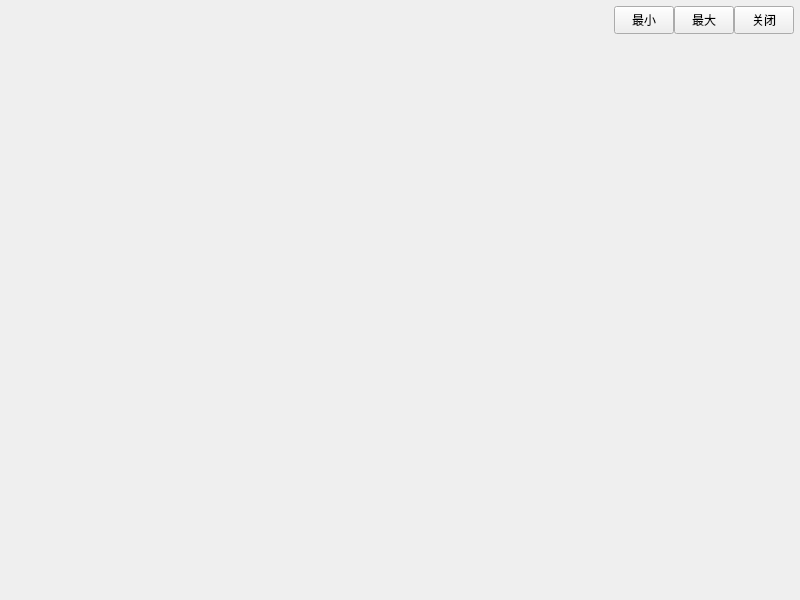
<?xml version="1.0" encoding="UTF-8"?>
<ui version="4.0">
 <class>Widget</class>
 <widget class="FramelessWidget" name="Widget">
  <property name="geometry">
   <rect>
    <x>0</x>
    <y>0</y>
    <width>800</width>
    <height>600</height>
   </rect>
  </property>
  <property name="windowTitle">
   <string>Form</string>
  </property>
  <layout class="QVBoxLayout" name="verticalLayout">
   <property name="spacing">
    <number>0</number>
   </property>
   <property name="leftMargin">
    <number>0</number>
   </property>
   <property name="topMargin">
    <number>0</number>
   </property>
   <property name="rightMargin">
    <number>0</number>
   </property>
   <property name="bottomMargin">
    <number>0</number>
   </property>
   <item>
    <widget class="QWidget" name="titleBar" native="true">
     <property name="sizePolicy">
      <sizepolicy hsizetype="Preferred" vsizetype="Fixed">
       <horstretch>0</horstretch>
       <verstretch>0</verstretch>
      </sizepolicy>
     </property>
     <property name="minimumSize">
      <size>
       <width>0</width>
       <height>40</height>
      </size>
     </property>
     <layout class="QHBoxLayout" name="horizontalLayout_2">
      <property name="spacing">
       <number>0</number>
      </property>
      <property name="topMargin">
       <number>0</number>
      </property>
      <property name="rightMargin">
       <number>6</number>
      </property>
      <property name="bottomMargin">
       <number>0</number>
      </property>
      <item>
       <widget class="QLabel" name="labTitle">
        <property name="sizePolicy">
         <sizepolicy hsizetype="Expanding" vsizetype="Expanding">
          <horstretch>0</horstretch>
          <verstretch>0</verstretch>
         </sizepolicy>
        </property>
       </widget>
      </item>
      <item>
       <widget class="QWidget" name="widgetMenu" native="true">
        <property name="sizePolicy">
         <sizepolicy hsizetype="Preferred" vsizetype="Fixed">
          <horstretch>0</horstretch>
          <verstretch>0</verstretch>
         </sizepolicy>
        </property>
        <property name="maximumSize">
         <size>
          <width>16777215</width>
          <height>28</height>
         </size>
        </property>
        <layout class="QHBoxLayout" name="horizontalLayout">
         <property name="spacing">
          <number>0</number>
         </property>
         <property name="leftMargin">
          <number>0</number>
         </property>
         <property name="topMargin">
          <number>0</number>
         </property>
         <property name="rightMargin">
          <number>0</number>
         </property>
         <property name="bottomMargin">
          <number>0</number>
         </property>
         <item>
          <widget class="QPushButton" name="btnMenu_Min">
           <property name="sizePolicy">
            <sizepolicy hsizetype="Minimum" vsizetype="Expanding">
             <horstretch>0</horstretch>
             <verstretch>0</verstretch>
            </sizepolicy>
           </property>
           <property name="minimumSize">
            <size>
             <width>60</width>
             <height>0</height>
            </size>
           </property>
           <property name="maximumSize">
            <size>
             <width>60</width>
             <height>16777215</height>
            </size>
           </property>
           <property name="cursor">
            <cursorShape>ArrowCursor</cursorShape>
           </property>
           <property name="focusPolicy">
            <enum>Qt::NoFocus</enum>
           </property>
           <property name="toolTip">
            <string>最小化</string>
           </property>
           <property name="text">
            <string>最小</string>
           </property>
          </widget>
         </item>
         <item>
          <widget class="QPushButton" name="btnMenu_Max">
           <property name="sizePolicy">
            <sizepolicy hsizetype="Minimum" vsizetype="Expanding">
             <horstretch>0</horstretch>
             <verstretch>0</verstretch>
            </sizepolicy>
           </property>
           <property name="minimumSize">
            <size>
             <width>60</width>
             <height>0</height>
            </size>
           </property>
           <property name="maximumSize">
            <size>
             <width>60</width>
             <height>16777215</height>
            </size>
           </property>
           <property name="focusPolicy">
            <enum>Qt::NoFocus</enum>
           </property>
           <property name="text">
            <string>最大</string>
           </property>
          </widget>
         </item>
         <item>
          <widget class="QPushButton" name="btnMenu_Close">
           <property name="sizePolicy">
            <sizepolicy hsizetype="Minimum" vsizetype="Expanding">
             <horstretch>0</horstretch>
             <verstretch>0</verstretch>
            </sizepolicy>
           </property>
           <property name="minimumSize">
            <size>
             <width>60</width>
             <height>0</height>
            </size>
           </property>
           <property name="maximumSize">
            <size>
             <width>60</width>
             <height>16777215</height>
            </size>
           </property>
           <property name="cursor">
            <cursorShape>ArrowCursor</cursorShape>
           </property>
           <property name="focusPolicy">
            <enum>Qt::NoFocus</enum>
           </property>
           <property name="toolTip">
            <string>关闭</string>
           </property>
           <property name="text">
            <string>关闭</string>
           </property>
          </widget>
         </item>
        </layout>
       </widget>
      </item>
     </layout>
    </widget>
   </item>
   <item>
    <widget class="QWidget" name="widgetMain" native="true">
     <property name="sizePolicy">
      <sizepolicy hsizetype="Preferred" vsizetype="Expanding">
       <horstretch>0</horstretch>
       <verstretch>0</verstretch>
      </sizepolicy>
     </property>
    </widget>
   </item>
  </layout>
 </widget>
 <customwidgets>
  <customwidget>
   <class>FramelessWidget</class>
   <extends>QWidget</extends>
   <header>framelesswidget.h</header>
   <container>1</container>
  </customwidget>
 </customwidgets>
 <resources/>
 <connections/>
</ui>
